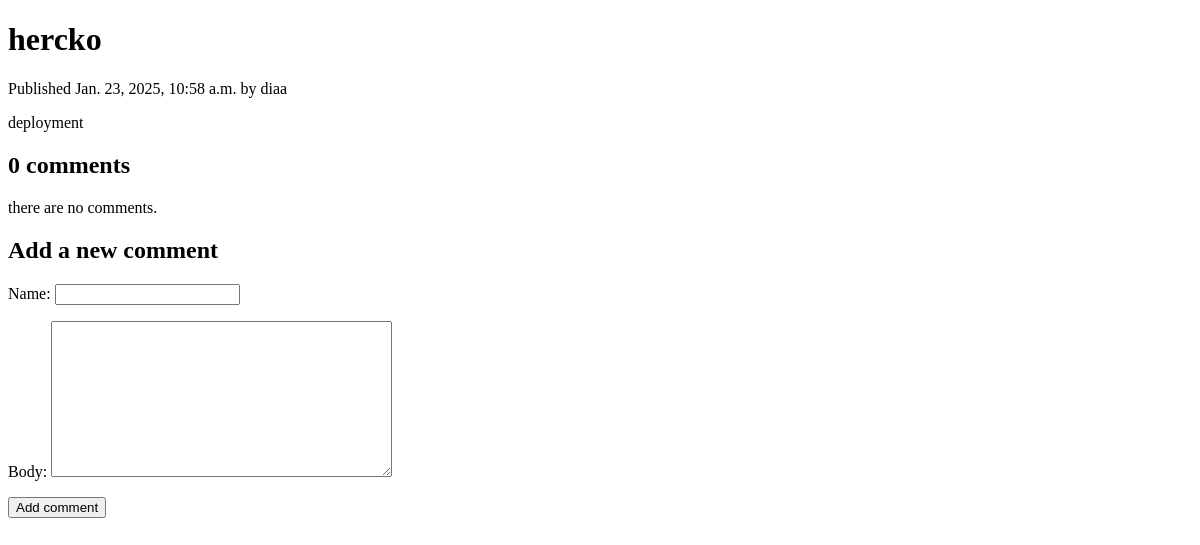
Before: /blog/2025/1/23/hercko (signed in) with the older database file.
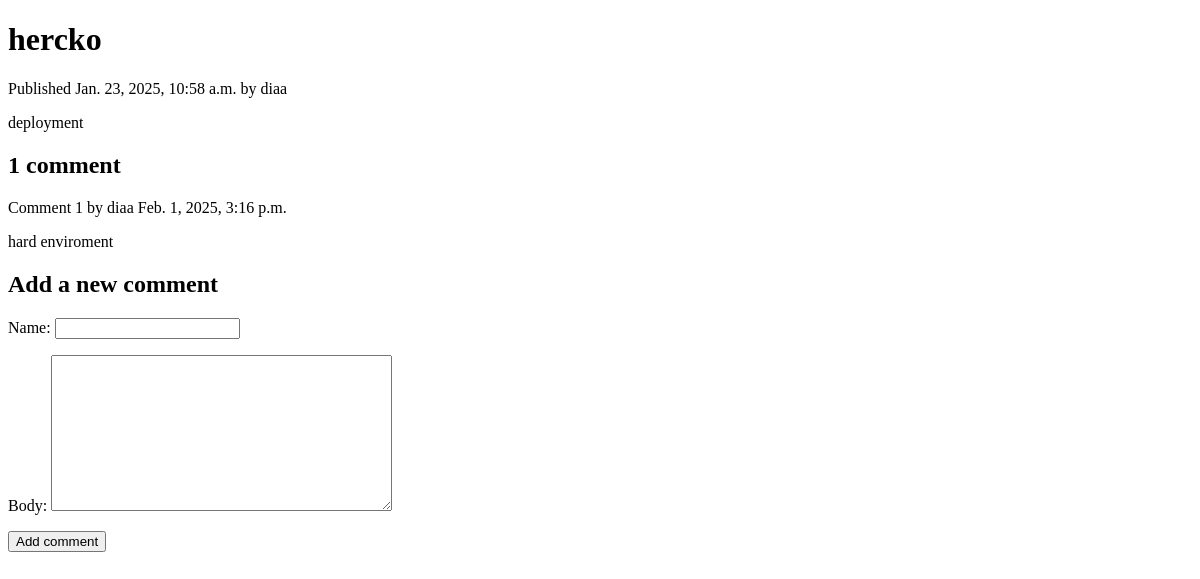
After: the same page with the newer database file.
### blog/models.py (models this page shows, shortened)
class Post(models.Model):
    class Status(models.TextChoices):
        DRAFT = 'DF', 'Draft'
        PUBLISHED  ='PB', 'Published'
    title = models.CharField(max_length=100)
    content = models.TextField(default='new content')
    slug = models.SlugField(max_length=100,unique_for_date='publish')
    publish = models.DateTimeField(default=timezone.now)
    created = models.DateTimeField(auto_now_add=True)
    updated = models.DateTimeField(auto_now=True)
    status = models.CharField(max_length=2,choices=Status.choices,default=Status.DRAFT)
    author = models.ForeignKey(User,on_delete=models.CASCADE,related_name='blog_posts')
    class Meta:
        ordering = ['-publish']
        indexes = [
            models.Index(fields=['-publish']),
        ]

class Comment(models.Model):
    name = models.CharField(max_length=80)
    body = models.TextField()
    post = models.ForeignKey(Post,on_delete=models.CASCADE,related_name='comments')
    created = models.DateTimeField(auto_now_add=True)
    updated = models.DateTimeField(auto_now=True)
    active = models.BooleanField(default=True)
    class Meta:
        ordering = ['created']
        indexes = [
            models.Index(fields=['created']),
        ]

### blog/views.py (the view)
# urls.py: path('<int:year>/<int:month>/<int:day>/<slug:post>',views.post_detial,name='post_detial'),
@login_required(login_url='login/')
def post_detial(request,year,month,day,post):
    post = get_object_or_404(Post, status=Post.Status.PUBLISHED,
                             slug=post,
                             publish__year=year,
                             publish__month=month,
                             publish__day=day,
                             )
    comments= post.comments.filter(active=True)
    form = CommentForm()
    return render(request,'blog/post/detial.html',{'post':post,'comments':comments, 'form':form})

### blog/forms.py
class CommentForm(forms.ModelForm):
    class Meta:
        model = Comment
        fields = ['name','body']

### blog/templates/blog/post/detial.html (shortened to what this page needs)
{% extends "blog/base.html" %}
{% block content %}
    <h1>{{ post.title }}</h1>
    <P class="date">
    Published {{post.publish}} by {{post.author}}
    </P>
    {{post.content|linebreaks}}
    {% with comments.count as total_comments %}
    <h2>
        {{ total_comments }} comment{{ total_comments|pluralize }}
    </h2>
    {% endwith %}
    {% for comment in comments %}
        <div class="comment">
            <p class="info">
                Comment {{ forloop.counter }} by {{ comment.name }}
                {{comment.created}}
            </p>
            {{ comment.body|linebreaks }}
        </div>
    {% empty %}
        <p> there are no comments.</p>
    {% endfor %}
    {% include "blog/post/includes/comment_form.html" %}
{% endblock %}

### blog/templates/blog/base.html (shortened to what this page needs)
{% load static %}
<!DOCTYPE html>
<html>
    <head>
        <link href="{% static "css/blog.css" %}" rel="stylesheet">
    </head>
    <body>
        <div id="content">
            {% block content %}
            {% endblock %}
        </div>
    </body>
</html>

### blog/templates/blog/post/includes/comment_form.html (shortened to what this page needs)
<h2>Add a new comment</h2>
<form action="{% url 'blog:post_comment' post.id %}" method="post">
    {{ form.as_p }}
    <P><input type="submit" value="Add comment"></P>
</form>

Changed rows visible on the page:
added Comment: name "diaa", created "Feb. 1, 2025, 3:16 p.m.", body "hard enviroment"
Other visible differences:
{{ total_comments }}: "0" → "1"
text no longer shown: "there are no comments."
